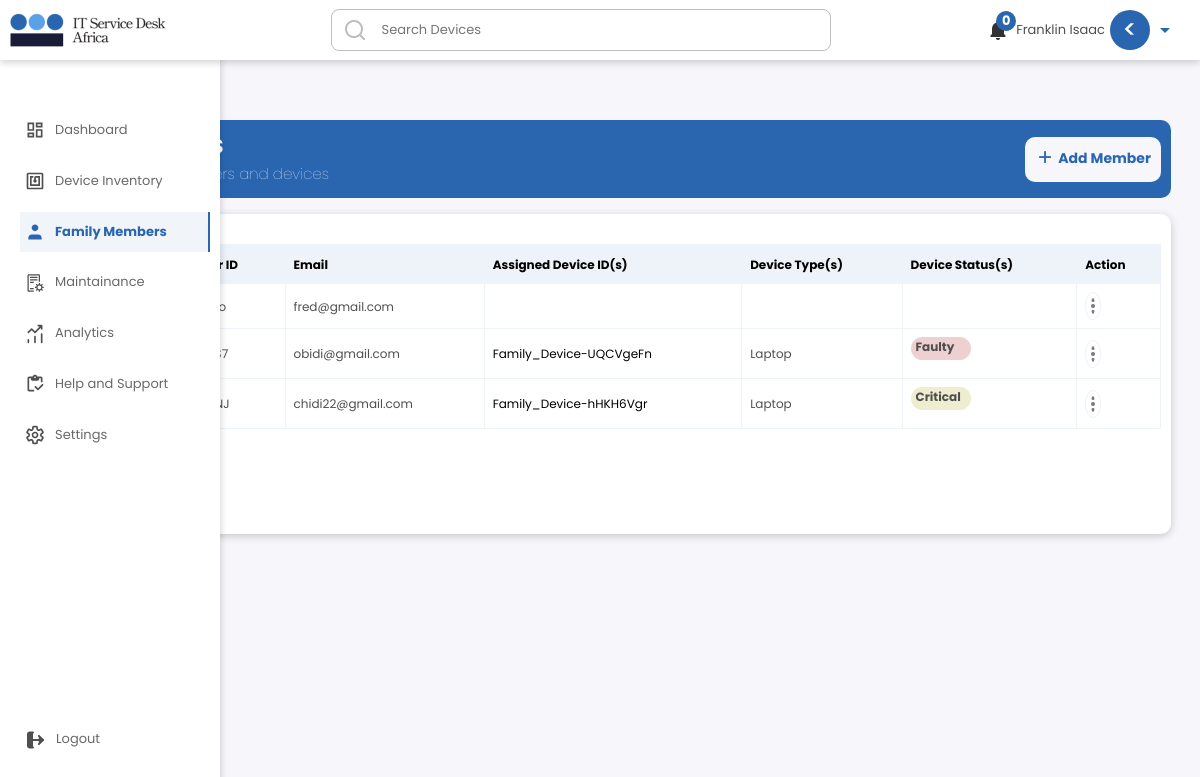
/familydhms/familymember (signed in), run on an earlier commit of the app's database.
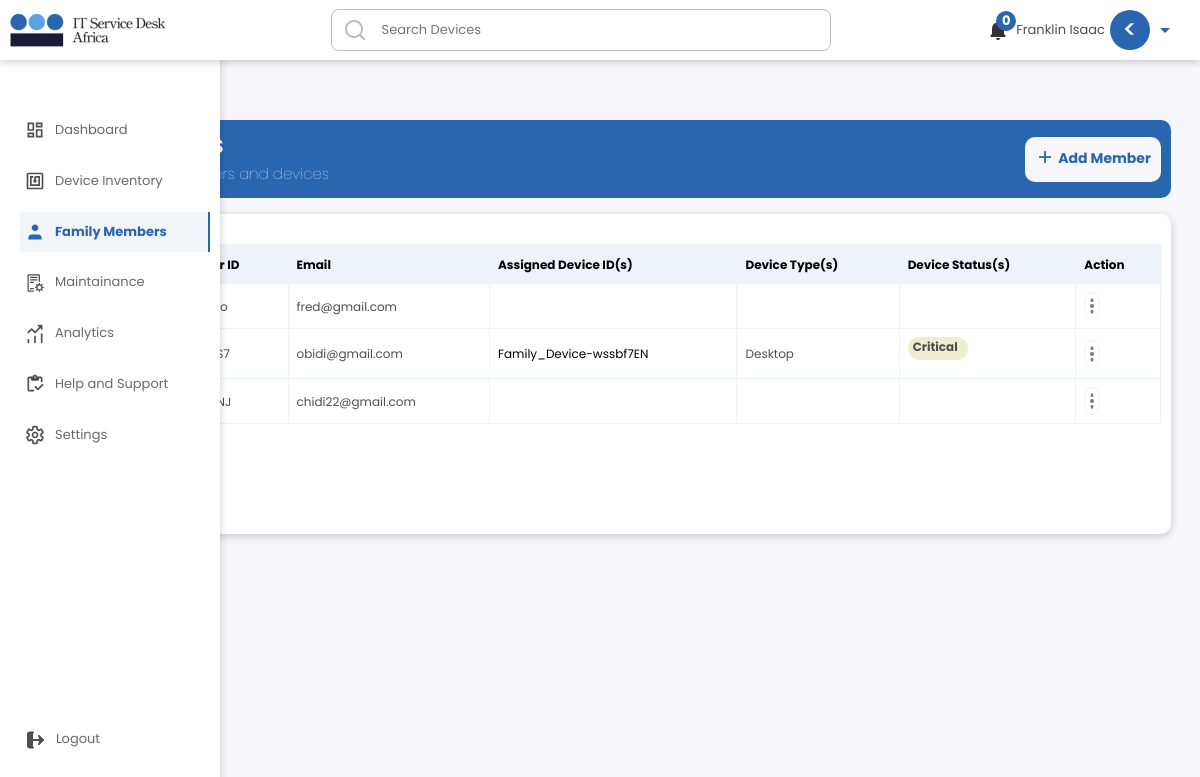
And on a later commit of the database.
### familydhmsapp/models.py (models this page shows, shortened)
class FamilyMemberReg(models.Model):
    user = models.ForeignKey(User, null=True, on_delete=models.CASCADE)
    memberfullname = models.CharField(max_length = 1500, null=True, blank = True)
    memberemail = models.EmailField(max_length = 1500, null=True, blank = True)
    memberid = models.CharField(max_length = 1500, null=True, blank = True)
    familyid = models.CharField(max_length = 1500, null=True, blank = True)
    created_at = models.DateTimeField(auto_now_add=True)
    edited_at = models.DateTimeField(auto_now=True)
    class Meta:
        ordering = ['-edited_at', '-created_at']

class FamilyDeviceReg(models.Model):
    user = models.ForeignKey(User, null=True, on_delete=models.CASCADE)
    devicetype = models.CharField(max_length = 1500, default='None')
    devicebrand = models.CharField(max_length= 200, null=True, blank = True)
    deviceOS = models.CharField(max_length= 200, null=True, blank = True)
    devicemodel = models.CharField(max_length= 200, null=True, blank = True)
    deviceyearofpurchase = models.CharField(max_length= 200, null=True, blank = True)
    devicelocation = models.CharField(max_length= 200, null=True, blank = True)
    devicename = models.CharField(max_length= 200, null=True, blank = True)
    devicemacaddress = models.CharField(max_length= 200, null=True, blank = True)
    deviceipaddress = models.CharField(max_length = 1500, null=True, blank = True)
    devicedepreciationrate = models.CharField(max_length = 1500, null=True, blank = True)
    deviceid = models.CharField(max_length = 1500, null=True, blank = True)
    deviceuser = models.CharField(max_length = 1500, null=True, blank = True)
    devicestatus = models.CharField(max_length= 300,choices = DEVICE_HEALTH_STATUS, default = 'Working', null=True, blank = True)
    deviceImageOne = models.ImageField(upload_to='productImage/', null=True, blank=True)
    userbrowser = models.CharField(max_length = 1500, null=True, blank = True)
    userbrowserversion = models.CharField(max_length = 1500, null=True, blank = True)
    userOSVersion = models.CharField(max_length = 1500, null=True, blank = True)
    deviceUserID = models.CharField(max_length = 1500, default='None', null=True, blank = True)
    deviceuseremail = models.CharField(max_length= 200, null=True, blank = True)
    deviceuserfullname = models.CharField(max_length= 200, null=True, blank = True)
    savetimedata = models.CharField(max_length = 1500, null=True, blank = True)
    registeredMonth = models.CharField(max_length = 1500, null=True, blank = True)
    weekNumberSaved = models.CharField(max_length = 1500, null=True, blank = True)
    FamilyUniqueCode = models.CharField(max_length = 130, null=True, blank = True)
    created_at = models.DateTimeField(auto_now_add=True)
    edited_at = models.DateTimeField(auto_now=True)
    class Meta:
        ordering = ['-edited_at', '-created_at']

### familydhmsapp/views.py (the view, shortened to what this page needs)
# urls.py: path('familymember', views.FamilyMembers, name="FamilyMembers"),
@login_required(login_url='UserLogin')
def FamilyMembers(request):
    allfamilymembers = FamilyMemberReg.objects.filter(user = request.user)
    allfamilymembersCount = allfamilymembers.count()
    AllFamilyDevices = FamilyDeviceReg.objects.filter(user = request.user)
    context = {'allfamilymembers':allfamilymembers, 'allfamilymembersCount':allfamilymembersCount, 'AllFamilyDevices':AllFamilyDevices}
    return render(request, 'familydhmsapp/familymember.html', context)

### familydhmsapp/templates/familydhmsapp/familymember.html (shortened to what this page needs)
{% include 'famgeneral.html' %}
{% load static %}
{% block content %}
<!DOCTYPE html>
<html lang="en">
	<head>
		<link rel="stylesheet" href={% static 'familydashboard/css/style.css' %} />
		<link rel="stylesheet" href={% static 'inventory/css/style.css' %} />
		<link rel="stylesheet" href={% static 'familymembers/css/style.css' %} />
		<link href="https://unpkg.com/aos@2.3.1/dist/aos.css" rel="stylesheet">
	</head>
	<body class='body'>
		<div class='main'>
			<div class='familymemberintro'>
				<div>
					<h1>Family Members</h1>
					<h4>Manage your family members and  devices </h4>
				</div>
				<div class='familymemberintrobtn'>
					<button>
						<img src={% static 'familymembers/img/add.png' %} />
						Add Member
					</button>
				</div>
			</div>
			<div class='mainfamilymemberslistsection'>
				<table  id="paginated-list" >
					<tr>
					  <th class='topCheckBox'>
					  </th>
					  <th>Name</th>
					  <th>Member ID</th>
					  <th>Email</th>
					  <th>Assigned Device ID(s)</th>
					  <th>Device Type(s)</th>
					  <th>Device Status(s)</th>
					  <th>Action</th>
					</tr>
					{% for FamilyMemberReg in allfamilymembers %}
					<div class='item'>
						<tr class='item'>
							<td><input type='radio' /></td>
							<td class={{ FamilyMemberReg.memberfullname }}>{{ FamilyMemberReg.memberfullname }}</td>
							<td>{{ FamilyMemberReg.memberid }}</td>
							<td class={{ FamilyMemberReg.memberemail }}>{{ FamilyMemberReg.memberemail }}</td>
							<td>
								{% for AllFamilyDevices in AllFamilyDevices %}
								{% if AllFamilyDevices.deviceUserID == FamilyMemberReg.memberid %}
								<a href=''>{{ AllFamilyDevices.deviceid }}</a><br/>
								{% endif %}
								{% endfor %}
							</td>
							<td>
								{% for AllFamilyDevices in AllFamilyDevices %}
								{% if AllFamilyDevices.deviceUserID == FamilyMemberReg.memberid %}
								{{ AllFamilyDevices.devicetype }}<br/>
								{% endif %}
								{% endfor %}
							</td>
							<td>
								{% for AllFamilyDevices in AllFamilyDevices %}
								{% if AllFamilyDevices.deviceUserID == FamilyMemberReg.memberid %}
								<p class="{{ AllFamilyDevices.devicestatus }}">{{ AllFamilyDevices.devicestatus }}<br/></p>
								{% endif %}
								{% endfor %}
							</td>
							<td class='actiongensection'>
								<div class='actionbtns'>
									<img src={% static 'familymembers/img/action.png' %} />
								</div>
							</td>
						</tr>
					</div>
					{% endfor %}
				</table>
			</div>
        </div>
    </body>
</html>
{% endblock content %}

What changed in the data, as far as the page shows it:
removed FamilyDeviceReg: deviceid "Family_Device-UQCVgeFn", devicetype "Laptop", devicestatus "Faulty", shown under FamilyMemberReg "obidi@gmail.com"
removed FamilyDeviceReg: deviceid "Family_Device-hHKH6Vgr", devicetype "Laptop", devicestatus "Critical", shown under FamilyMemberReg "chidi22@gmail.com"
added FamilyDeviceReg: deviceid "Family_Device-wssbf7EN", devicetype "Desktop", devicestatus "Critical", shown under FamilyMemberReg "obidi@gmail.com"
